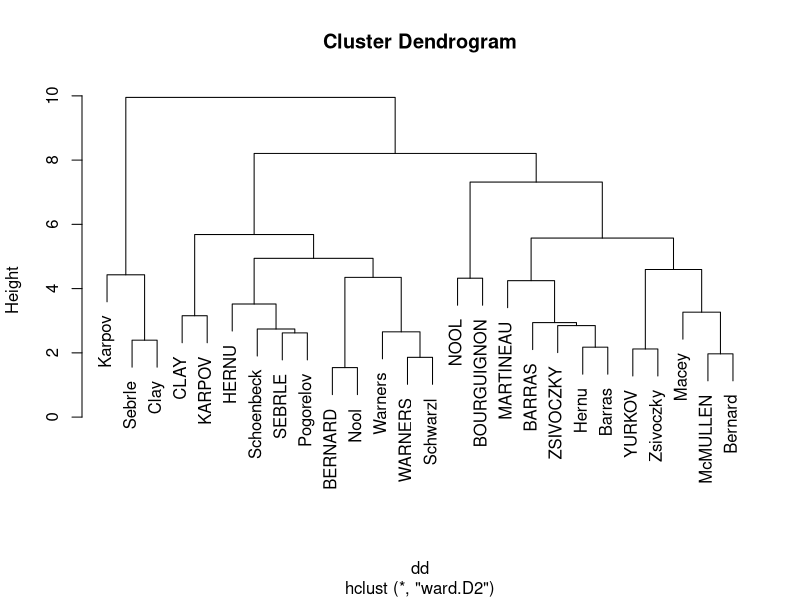
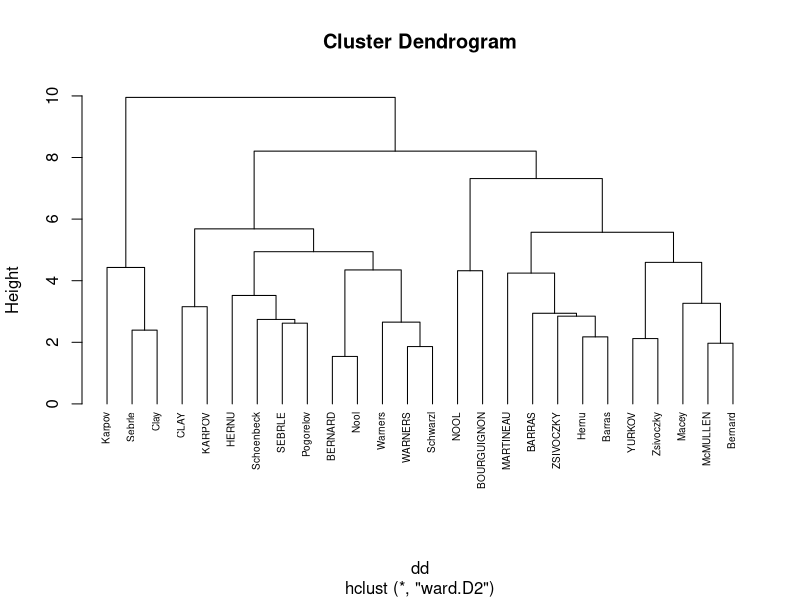
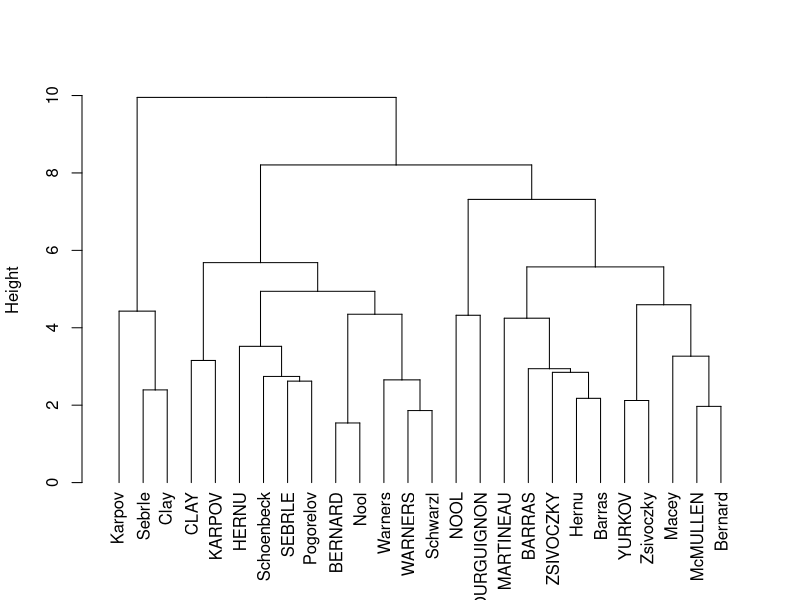
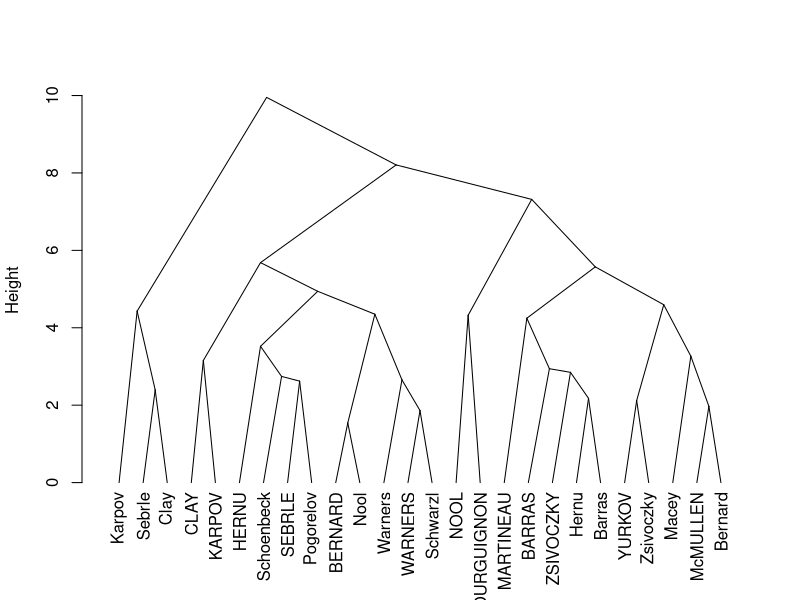
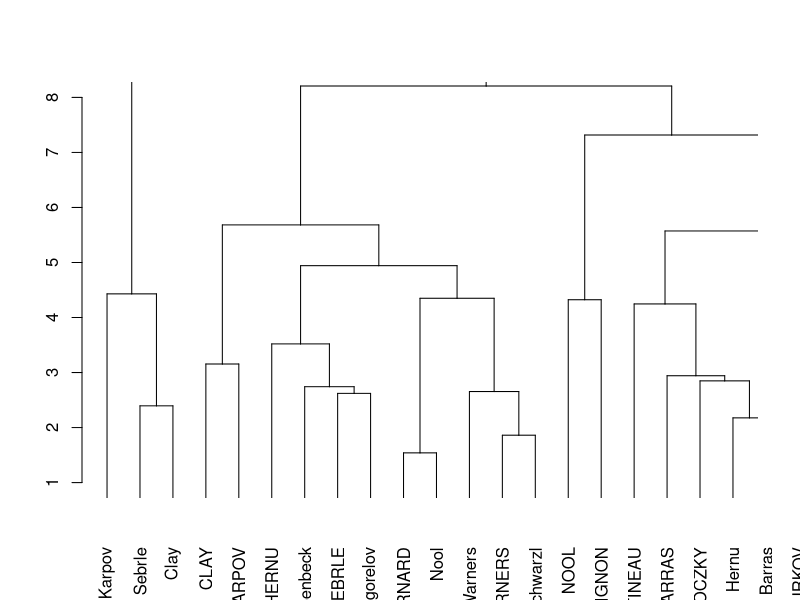
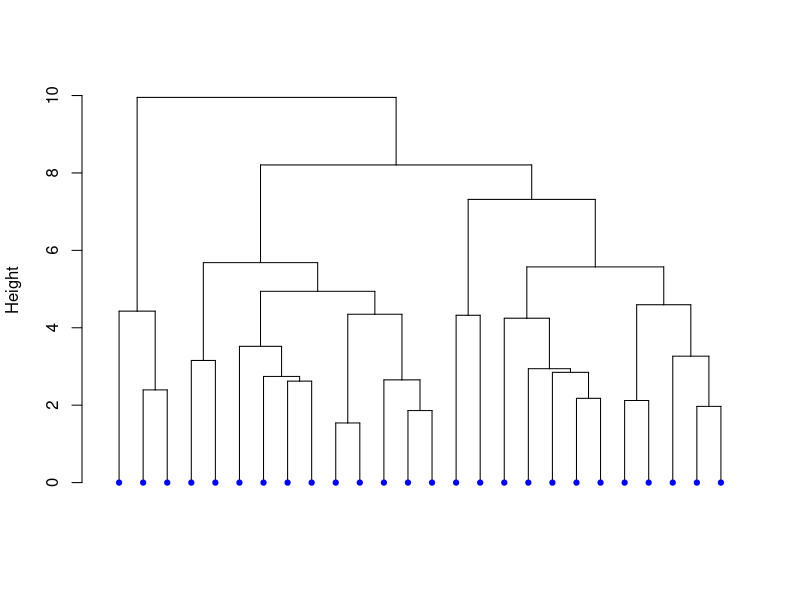
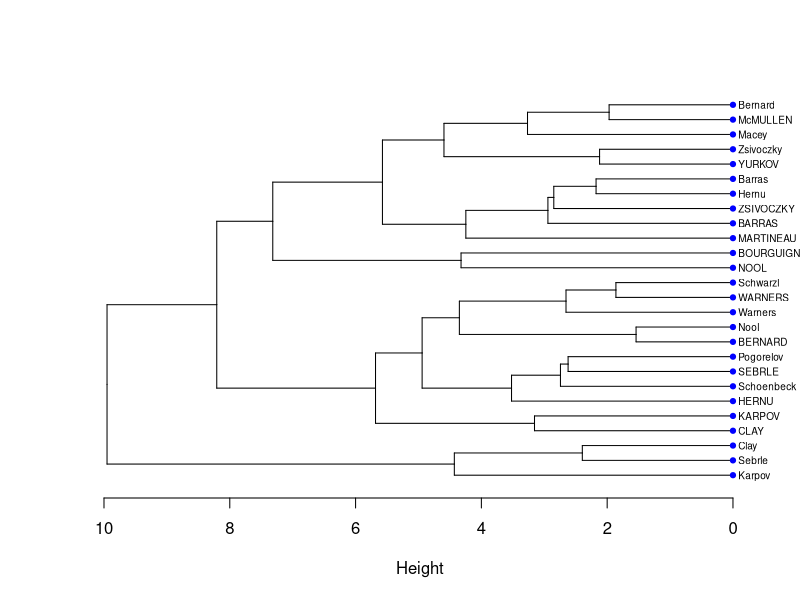
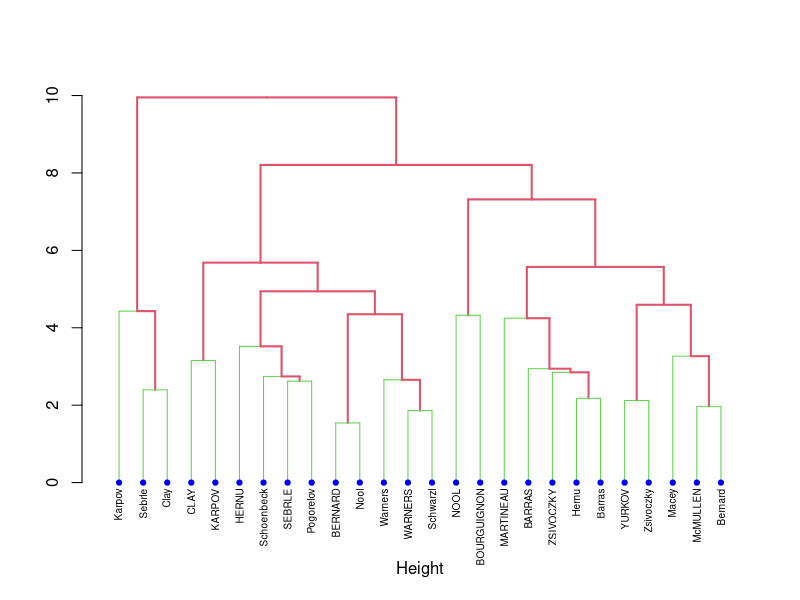

Write the R code that produced these figures, in order.
library(tibble)
library(dplyr)

df = readxl::read_excel("dziesiecioboj-1.xlsx") %>% column_to_rownames("Athlets")
dd = dist(scale(df), method = "euclidean")
hc = hclust(dd, method = "ward.D2")
plot(hc)
plot(hc, hang = -1, cex = 0.6)
hcd <- as.dendrogram(hc)
# Default plot
plot(hcd, type = "rectangle", ylab = "Height")
plot(hcd, type = "triangle", ylab = "Height")
plot(hcd, xlim = c(1, 20), ylim = c(1,8))
nodePar <- list(lab.cex = 0.6, pch = c(NA, 19),
                cex = 0.7, col = "blue")
# Customized plot; remove labels
plot(hcd, ylab = "Height", nodePar = nodePar, leaflab = "none")
plot(hcd,  xlab = "Height",
     nodePar = nodePar, horiz = TRUE)
plot(hcd,  xlab = "Height", nodePar = nodePar,
     edgePar = list(col = 2:3, lwd = 2:1))

library("ape")
plot(as.phylo(hc), cex = 0.6, label.offset = 0.5)
plot(as.phylo(hc), type = "cladogram", cex = 0.6,
     label.offset = 0.5)
plot(as.phylo(hc), type = "unrooted", cex = 0.6,
     no.margin = TRUE)
plot(as.phylo(hc), type = "fan")
plot(as.phylo(hc), type = "radial")

colors = c("red", "blue", "green", "black")
clus4 = cutree(hc, 4)
plot(as.phylo(hc), type = "fan", tip.color = colors[clus4],
     label.offset = 1, cex = 0.7)
plot(as.phylo(hc), type = "cladogram", cex = 0.6,
     edge.color = "steelblue", edge.width = 2, edge.lty = 2,
     tip.color = "steelblue")

library("ggplot2")
library("ggdendro")

ggdendrogram(hc)
ggdendrogram(hc, rotate = TRUE, theme_dendro = FALSE)
dend <- as.dendrogram(hc)
dend_data <- dendro_data(dend, type = "rectangle")
names(dend_data)

p <- ggplot(dend_data$segments) +
    geom_segment(aes(x = x, y = y, xend = xend, yend = yend))+
    geom_text(data = dend_data$labels, aes(x, y, label = label),
              hjust = 1, angle = 90, size = 3)+
    ylim(-3, 15)
print(p)
